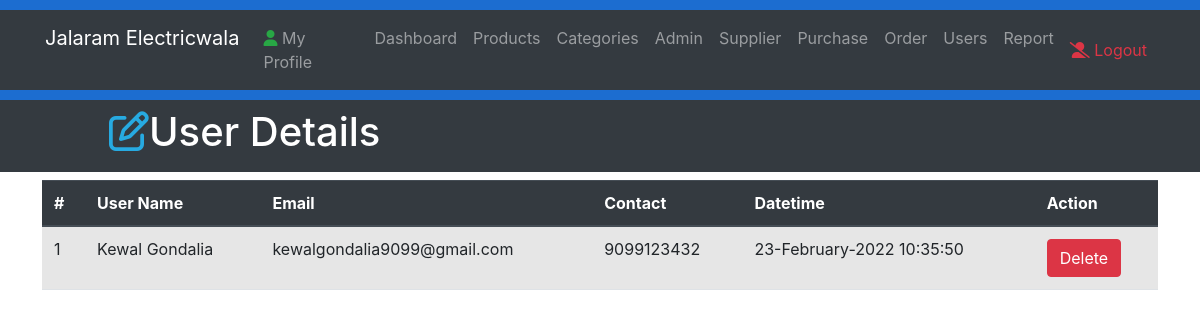
The app's page /Admin/Users.php with its own data.
### tables this page shows
CREATE TABLE `user` (
  `user_id` int(11) NOT NULL,
  `first_name` varchar(20) NOT NULL,
  `last_name` varchar(20) NOT NULL,
  `gender` char(1) NOT NULL,
  `password` varchar(20) NOT NULL,
  `email` varchar(40) NOT NULL,
  `phone` bigint(20) NOT NULL,
  `is_admin` tinyint(1) DEFAULT NULL,
  `img` varchar(45) DEFAULT NULL,
  `address` mediumtext,
  `doj` varchar(50) NOT NULL,
  `area_area_id` int(11) DEFAULT NULL,
  `company_company_id` int(11) DEFAULT NULL
);

### Admin/Users.php (the view, shortened to what this page needs)
<?php require_once("Includes/Header.php");?>
<!DOCTYPE html>
<html lang="en">
<head>
    <link rel="stylesheet" href="Css\Style.css">
    <link rel="stylesheet" href="Css/Style.css">
    <link href="https://cdn.jsdelivr.net/npm/bootstrap@5.1.3/dist/css/bootstrap.min.css" rel="stylesheet"
>
    <link rel="stylesheet" href="https://stackpath.bootstrapcdn.com/bootstrap/4.4.1/css/bootstrap.min.css"
>
</head>
<body>
    <header class="bg-dark text-white text-center">
        <div class="container">
        <nav class="navbar navbar-light ml-5 mr-5">
                <div>
            <h1><i class="fa fa-edit" style="color:#27aae1;"></i>User Details</h1></div>
        </nav>
        </div>
    </header>
    <section class="container py-2 mb-4">
        <div class="row">
            <div class="offset-lg-1-col-lg-10 foot">
        <table class="table table-striped table-hover">
         <thead class="thead-dark ">
        <tr>
        <th>#</th>
        <th>User Name</th>
        <th>Email</th>
        <th>Contact</th>
        <th>Datetime</th>
        <th>Action</th>
        </tr>
        </thead>
    <?php
    global $ConnectingDB;
    $sql = "select * from user";
    $stmt = $ConnectingDB->query($sql);
    $sr =0;
    while($DataRows = $stmt->fetch()){
        $Id = $DataRows["user_id"];
        $FName = $DataRows["first_name"];
        $LName = $DataRows["last_name"];
        $Email = $DataRows["email"];
        $Contact = $DataRows["phone"];
        $DOJ = $DataRows["doj"];
        $sr++;
    ?>
    <tbody>
    <tr>
    <td><?php echo $sr;?></td>
    <td><?php echo $FName." ".$LName;?></td>
    <td><?php echo $Email;?></td>
    <td><?php echo $Contact;?></td>
    <td><?php echo $DOJ;?></td>
    <td>
        <a href="Delete.php?id=<?php echo $Id;?>&type=user" ><span class="btn btn-danger"> Delete</span></a>
    </td>
    </tr>
    </tbody>
    <?php
    }
    ?>
    </table>
            </div>
        </div>
    </section>
</body>
</html>

### Admin/Css/Style.css (style rules this page uses)
.foot { height: 400px; }

### records on screen
user: first_name "Kewal", last_name "Gondalia", email "kewalgondalia9099@gmail.com", phone "9099123432", doj "23-February-2022 10:35:50"
